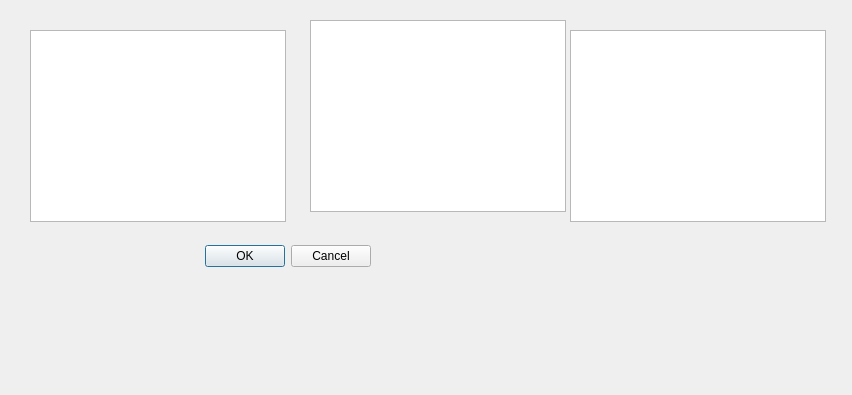
<?xml version="1.0" encoding="UTF-8"?>
<ui version="4.0">
 <class>ModName</class>
 <widget class="QDialog" name="ModName">
  <property name="geometry">
   <rect>
    <x>0</x>
    <y>0</y>
    <width>852</width>
    <height>395</height>
   </rect>
  </property>
  <property name="windowTitle">
   <string>Dialog</string>
  </property>
  <widget class="QDialogButtonBox" name="buttonBox">
   <property name="geometry">
    <rect>
     <x>30</x>
     <y>240</y>
     <width>341</width>
     <height>32</height>
    </rect>
   </property>
   <property name="orientation">
    <enum>Qt::Horizontal</enum>
   </property>
   <property name="standardButtons">
    <set>QDialogButtonBox::Cancel|QDialogButtonBox::Ok</set>
   </property>
  </widget>
  <widget class="QColumnView" name="columnView">
   <property name="geometry">
    <rect>
     <x>30</x>
     <y>30</y>
     <width>256</width>
     <height>192</height>
    </rect>
   </property>
  </widget>
  <widget class="QTableView" name="tableView">
   <property name="geometry">
    <rect>
     <x>310</x>
     <y>20</y>
     <width>256</width>
     <height>192</height>
    </rect>
   </property>
  </widget>
  <widget class="QTableWidget" name="tableWidget">
   <property name="geometry">
    <rect>
     <x>570</x>
     <y>30</y>
     <width>256</width>
     <height>192</height>
    </rect>
   </property>
  </widget>
 </widget>
 <resources/>
 <connections>
  <connection>
   <sender>buttonBox</sender>
   <signal>accepted()</signal>
   <receiver>ModName</receiver>
   <slot>accept()</slot>
   <hints>
    <hint type="sourcelabel">
     <x>248</x>
     <y>254</y>
    </hint>
    <hint type="destinationlabel">
     <x>157</x>
     <y>274</y>
    </hint>
   </hints>
  </connection>
  <connection>
   <sender>buttonBox</sender>
   <signal>rejected()</signal>
   <receiver>ModName</receiver>
   <slot>reject()</slot>
   <hints>
    <hint type="sourcelabel">
     <x>316</x>
     <y>260</y>
    </hint>
    <hint type="destinationlabel">
     <x>286</x>
     <y>274</y>
    </hint>
   </hints>
  </connection>
 </connections>
</ui>
